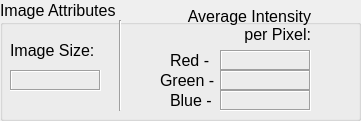
    <widget class="QGroupBox" name="attributesGroup">
     <property name="geometry">
      <rect>
       <x>10</x>
       <y>440</y>
       <width>361</width>
       <height>121</height>
      </rect>
     </property>
     <property name="font">
      <font>
       <pointsize>12</pointsize>
       <weight>50</weight>
       <bold>false</bold>
      </font>
     </property>
     <property name="title">
      <string>Image Attributes</string>
     </property>
     <widget class="QLabel" name="imageSizeLabel">
      <property name="geometry">
       <rect>
        <x>10</x>
        <y>40</y>
        <width>101</width>
        <height>21</height>
       </rect>
      </property>
      <property name="font">
       <font>
        <weight>50</weight>
        <bold>false</bold>
       </font>
      </property>
      <property name="frameShape">
       <enum>QFrame::NoFrame</enum>
      </property>
      <property name="text">
       <string>Image Size:</string>
      </property>
     </widget>
     <widget class="QLabel" name="imageSizeText">
      <property name="geometry">
       <rect>
        <x>10</x>
        <y>70</y>
        <width>91</width>
        <height>21</height>
       </rect>
      </property>
      <property name="frameShape">
       <enum>QFrame::Box</enum>
      </property>
      <property name="frameShadow">
       <enum>QFrame::Sunken</enum>
      </property>
      <property name="text">
       <string/>
      </property>
     </widget>
     <widget class="QLabel" name="avgIntensityLabel">
      <property name="geometry">
       <rect>
        <x>180</x>
        <y>5</y>
        <width>131</width>
        <height>41</height>
       </rect>
      </property>
      <property name="font">
       <font>
        <weight>50</weight>
        <bold>false</bold>
       </font>
      </property>
      <property name="frameShape">
       <enum>QFrame::NoFrame</enum>
      </property>
      <property name="text">
       <string>Average Intensity per Pixel:</string>
      </property>
      <property name="alignment">
       <set>Qt::AlignRight|Qt::AlignTrailing|Qt::AlignVCenter</set>
      </property>
      <property name="wordWrap">
       <bool>true</bool>
      </property>
     </widget>
     <widget class="QLabel" name="redIntensityLabel">
      <property name="geometry">
       <rect>
        <x>170</x>
        <y>50</y>
        <width>71</width>
        <height>21</height>
       </rect>
      </property>
      <property name="font">
       <font>
        <weight>50</weight>
        <bold>false</bold>
       </font>
      </property>
      <property name="frameShape">
       <enum>QFrame::NoFrame</enum>
      </property>
      <property name="text">
       <string>Red - </string>
      </property>
     </widget>
     <widget class="QLabel" name="greenIntensityLabel">
      <property name="geometry">
       <rect>
        <x>160</x>
        <y>70</y>
        <width>71</width>
        <height>21</height>
       </rect>
      </property>
      <property name="font">
       <font>
        <weight>50</weight>
        <bold>false</bold>
       </font>
      </property>
      <property name="frameShape">
       <enum>QFrame::NoFrame</enum>
      </property>
      <property name="text">
       <string>Green - </string>
      </property>
     </widget>
     <widget class="QLabel" name="blueIntensityLabel">
      <property name="geometry">
       <rect>
        <x>170</x>
        <y>90</y>
        <width>71</width>
        <height>21</height>
       </rect>
      </property>
      <property name="font">
       <font>
        <weight>50</weight>
        <bold>false</bold>
       </font>
      </property>
      <property name="frameShape">
       <enum>QFrame::NoFrame</enum>
      </property>
      <property name="text">
       <string>Blue -</string>
      </property>
     </widget>
     <widget class="QLabel" name="redIntensityText">
      <property name="geometry">
       <rect>
        <x>220</x>
        <y>50</y>
        <width>91</width>
        <height>21</height>
       </rect>
      </property>
      <property name="frameShape">
       <enum>QFrame::Box</enum>
      </property>
      <property name="frameShadow">
       <enum>QFrame::Sunken</enum>
      </property>
      <property name="text">
       <string/>
      </property>
     </widget>
     <widget class="QLabel" name="greenIntensityText">
      <property name="geometry">
       <rect>
        <x>220</x>
        <y>70</y>
        <width>91</width>
        <height>21</height>
       </rect>
      </property>
      <property name="frameShape">
       <enum>QFrame::Box</enum>
      </property>
      <property name="frameShadow">
       <enum>QFrame::Sunken</enum>
      </property>
      <property name="text">
       <string/>
      </property>
     </widget>
     <widget class="QLabel" name="blueIntensityText">
      <property name="geometry">
       <rect>
        <x>220</x>
        <y>90</y>
        <width>91</width>
        <height>21</height>
       </rect>
      </property>
      <property name="frameShape">
       <enum>QFrame::Box</enum>
      </property>
      <property name="frameShadow">
       <enum>QFrame::Sunken</enum>
      </property>
      <property name="text">
       <string/>
      </property>
     </widget>
     <widget class="Line" name="attributesDivider">
      <property name="geometry">
       <rect>
        <x>110</x>
        <y>20</y>
        <width>20</width>
        <height>91</height>
       </rect>
      </property>
      <property name="orientation">
       <enum>Qt::Vertical</enum>
      </property>
     </widget>
    </widget>
